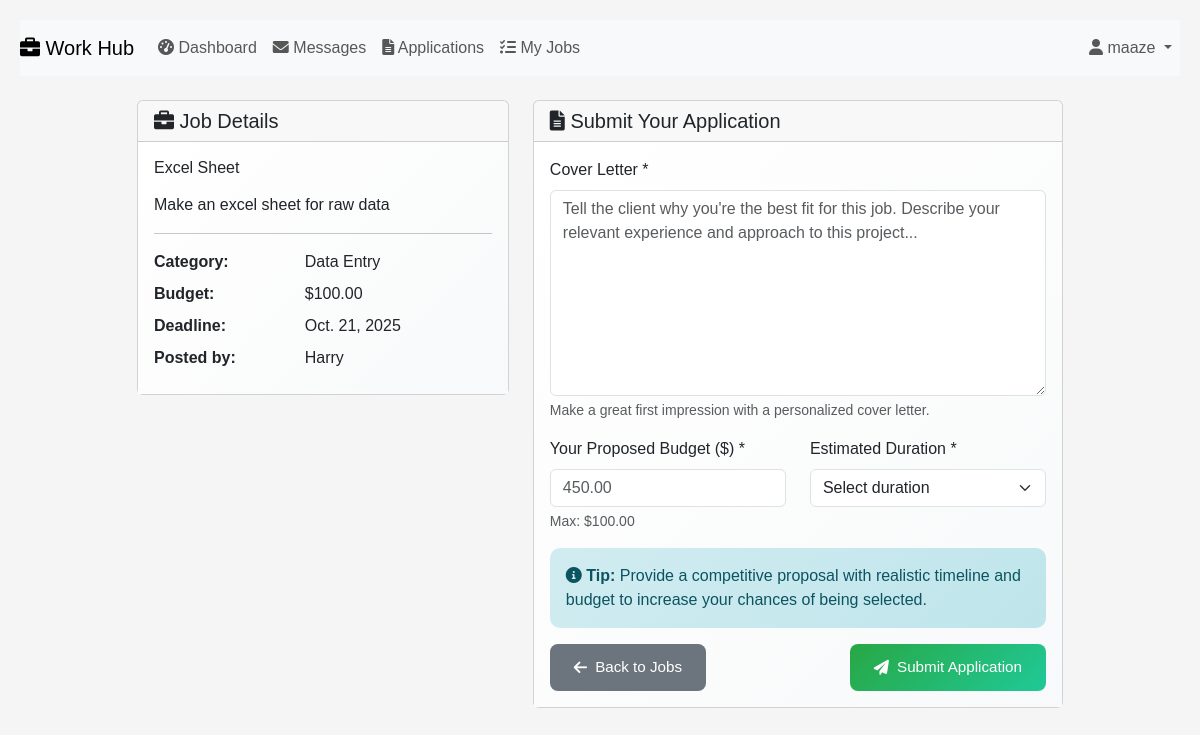
Page /apply/12/ (signed in) on the committed database.
### jobs/models.py (models this page shows, shortened)
class Job(models.Model):
    CATEGORY_CHOICES = [
        ('web_dev', 'Web Development'),
        ('mobile_dev', 'Mobile Development'),
        ('design', 'Design'),
        ('writing', 'Writing'),
        ('marketing', 'Marketing'),
        ('data_entry', 'Data Entry'),
        ('other', 'Other'),
    ]
    STATUS_CHOICES = [
        ('open', 'Open'),
        ('in_progress', 'In Progress'),
        ('under_review', 'Under Review'),
        ('completed', 'Completed'),
        ('cancelled', 'Cancelled'),
    ]
    title = models.CharField(max_length=200)
    description = models.TextField()
    category = models.CharField(max_length=20, choices=CATEGORY_CHOICES)
    budget = models.DecimalField(max_digits=10, decimal_places=2)
    deadline = models.DateField()
    status = models.CharField(max_length=20, choices=STATUS_CHOICES, default='open')
    client = models.ForeignKey(User, on_delete=models.CASCADE, related_name='posted_jobs')
    freelancer = models.ForeignKey(User, on_delete=models.SET_NULL, null=True, blank=True, related_name='assigned_jobs')
    created_at = models.DateTimeField(auto_now_add=True)
    updated_at = models.DateTimeField(auto_now=True)
    class Meta:
        ordering = ['-created_at']

### jobs/views.py (the view, shortened to what this page needs)
# urls.py: path('apply/<int:job_id>/', views.apply_job, name='apply_job'),
@login_required
def apply_job(request, job_id):
    job = get_object_or_404(Job, id=job_id)
    if Application.objects.filter(job=job, freelancer=request.user).exists():
        messages.warning(request, 'You have already applied to this job.')
        return redirect('job_list')
    if job.client == request.user:
        messages.error(request, 'You cannot apply to your own job.')
        return redirect('job_list')
    return render(request, 'jobs/apply_job.html', {'job': job})

### jobs/templates/jobs/apply_job.html (shortened to what this page needs)
{% extends "jobs/layout2.html" %}
{% block body %}
<div class="container mt-4">
    <div class="row justify-content-center">
        <div class="col-md-10">
            <div class="row">
                <div class="col-md-5">
                    <div class="card mb-4">
                        <div class="card-header">
                            <h5 class="mb-0">
                                <i class="fas fa-briefcase"></i> Job Details
                            </h5>
                        </div>
                        <div class="card-body">
                            <h6 class="card-title">{{ job.title }}</h6>
                            <p class="card-text">{{ job.description|linebreaks }}</p>
                            <hr>
                            <div class="row mb-2">
                                <div class="col-sm-5"><strong>Category:</strong></div>
                                <div class="col-sm-7">{{ job.get_category_display }}</div>
                            </div>
                            <div class="row mb-2">
                                <div class="col-sm-5"><strong>Budget:</strong></div>
                                <div class="col-sm-7">${{ job.budget }}</div>
                            </div>
                            <div class="row mb-2">
                                <div class="col-sm-5"><strong>Deadline:</strong></div>
                                <div class="col-sm-7">{{ job.deadline }}</div>
                            </div>
                            <div class="row mb-2">
                                <div class="col-sm-5"><strong>Posted by:</strong></div>
                                <div class="col-sm-7">{{ job.client.username }}</div>
                            </div>
                        </div>
                    </div>
                </div>
                <div class="col-md-7">
                    <div class="card">
                        <div class="card-header">
                            <h5 class="mb-0">
                                <i class="fas fa-file-alt"></i> Submit Your Application
                            </h5>
                        </div>
                        <div class="card-body">
                            <form method="post">
                                <div class="mb-3">
                                    <label for="cover_letter" class="form-label">Cover Letter *</label>
                                    <textarea class="form-control" id="cover_letter" name="cover_letter"
                                              rows="8" required
                                              placeholder="Tell the client why you're the best fit for this job. Describe your relevant experience and approach to this project..."></textarea>
                                    <div class="form-text">Make a great first impression with a personalized cover letter.</div>
                                </div>
                                <div class="row">
                                    <div class="col-md-6">
                                        <div class="mb-3">
                                            <label for="proposed_budget" class="form-label">Your Proposed Budget ($) *</label>
                                            <input type="number" step="0.01" class="form-control"
                                                   id="proposed_budget" name="proposed_budget" required
                                                   placeholder="450.00" max="{{ job.budget }}">
                                            <div class="form-text">Max: ${{ job.budget }}</div>
                                        </div>
                                    </div>
                                    <div class="col-md-6">
                                        <div class="mb-3">
                                            <label for="estimated_duration" class="form-label">Estimated Duration *</label>
                                            <select class="form-select" id="estimated_duration" name="estimated_duration" required>
                                                <option value="">Select duration</option>
                                            </select>
                                        </div>
                                    </div>
                                </div>
                                <div class="alert alert-info">
                                    <i class="fas fa-info-circle"></i>
                                    <strong>Tip:</strong> Provide a competitive proposal with realistic timeline and budget to increase your chances of being selected.
                                </div>
                                <div class="d-flex justify-content-between">
                                    <a href="{% url 'job_list' %}" class="btn btn-secondary">
                                        <i class="fas fa-arrow-left"></i> Back to Jobs
                                    </a>
                                    <button type="submit" class="btn btn-success">
                                        <i class="fas fa-paper-plane"></i> Submit Application
                                    </button>
                                </div>
                            </form>
                        </div>
                    </div>
                </div>
            </div>
        </div>
    </div>
</div>
{% endblock %}

### jobs/templates/jobs/layout2.html (shortened to what this page needs)
{% load static %}
<!DOCTYPE html>
<html lang="en">
    <head>
      <link href="https://cdn.jsdelivr.net/npm/bootstrap@5.3.3/dist/css/bootstrap.min.css" rel="stylesheet">
      <link href="{% static 'jobs/jobs.css' %}" rel="stylesheet">
      <link rel="stylesheet" href="https://cdnjs.cloudflare.com/ajax/libs/font-awesome/6.0.0/css/all.min.css">
    </head>
    <body>
        <nav class="navbar navbar-expand-lg navbar-light bg-light">
            <a class="navbar-brand" href="{% url 'job_list' %}">
                <i class="fas fa-briefcase"></i> Work Hub
            </a>
            <div class="collapse navbar-collapse" id="navbarNav">
                <ul class="navbar-nav me-auto">
                    {% if user.is_authenticated %}
                        <li class="nav-item">
                            <a class="nav-link" href="{% url 'dashboard' %}">
                                <i class="fas fa-tachometer-alt"></i> Dashboard
                            </a>
                        </li>
                        <li class="nav-item">
                            <a class="nav-link" href="{% url 'inbox' %}">
                                <i class="fas fa-envelope"></i> Messages
                            </a>
                        </li>
                        <li class="nav-item">
                            <a class="nav-link" href="{% url 'applications' %}">
                                <i class="fas fa-file-alt"></i> Applications
                            </a>
                        </li>
                        <li class="nav-item">
                            <a class="nav-link" href="{% url 'my_jobs' %}">
                                <i class="fas fa-tasks"></i> My Jobs
                            </a>
                        </li>
                    {% endif %}
                </ul>
                <ul class="navbar-nav">
                    {% if user.is_authenticated %}
                        <li class="nav-item dropdown">
                            <a class="nav-link dropdown-toggle" href="#" id="navbarDropdown" role="button"
                               data-bs-toggle="dropdown" aria-expanded="false">
                                <i class="fas fa-user"></i> {{ user.username }}
                            </a>
                        </li>
                    {% endif %}
                </ul>
            </div>
        </nav>
        <div class="body">
            {% block body %}
            {% endblock %}
        </div>
    </body>
</html>

### jobs/static/jobs/jobs.css (style rules this page uses)
body { font-family: Arial, Helvetica, sans-serif; margin: 0; padding: 20px; background-color: #f5f5f5; }
.navbar .dropdown-toggle::after { margin-left: 0.255em; }
.btn { transition: all 0.2s ease; }
.alert { border: none; border-radius: 10px; }
.card { transition: all 0.3s ease; }
.navbar { position: relative; overflow: visible; }
.navbar-nav { position: static; }
.navbar .nav-item.dropdown { position: static; }
@media (min-width: 992px) { .navbar .nav-item.dropdown { position: relative; } }
.alert-info { background: linear-gradient(135deg, #d1ecf1 0%, #bee5eb 100%); border: none; color: #0c5460; }
.card .card-body { background: linear-gradient(135deg, #ffffff 0%, #f8f9fa 100%); }
.btn { padding: 0.75rem 1.5rem; border: none; border-radius: 8px; cursor: pointer; font-size: 0.95rem; font-weight: 500; transition: all 0.3s ease; display: inline-flex; align-items: center; gap: 0.5rem; text-decoration: none; min-width: 120px; justify-content: center; }
.btn-success { background: linear-gradient(135deg, #28a745, #20c997); color: white; }
.navbar .nav-link { position: relative; }

### rows in the picture
Job: title "Excel Sheet", description "Make an excel sheet for raw data", category "Data Entry", budget "100.00", deadline "Oct. 21, 2025", client.username "Harry"

### other values in the picture
{{ user.username }} "maaze"
